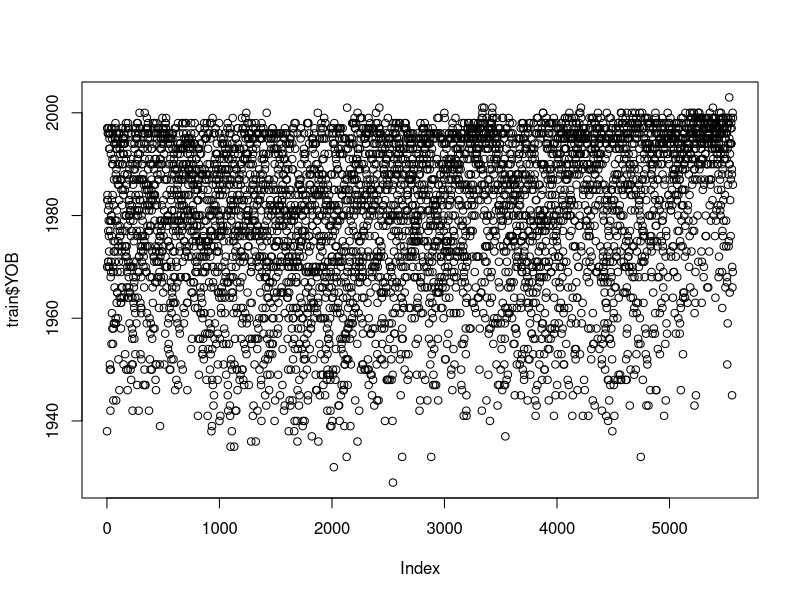
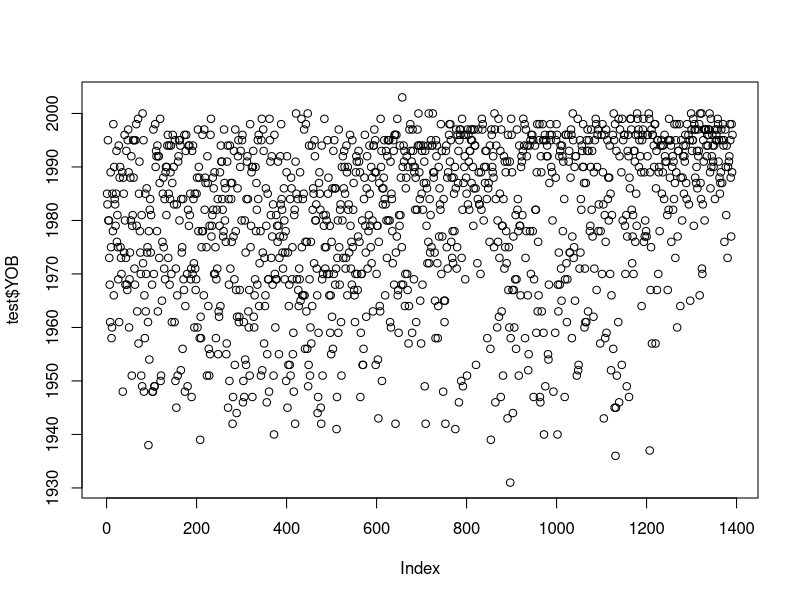

R code for these plots, in order: (Note: a time limit stopped this script after it produced the figures.)
# Data importing with NA fields
train <- read.csv("train2016.csv", na.strings = c("", "NA"))
test <- read.csv("test2016.csv", na.strings = c("", "NA"))

# Baseline training set accuracy: 0.5299928
#table(train_label)
#(2951)/length(train_label)

# Looking at YOBs
mean(train$YOB, na.rm=TRUE)
mean(test$YOB, na.rm=TRUE)
median(train$YOB, na.rm=TRUE)
median(test$YOB, na.rm=TRUE)
train$YOB[train$YOB>2004 & !is.na(train$YOB)]
train$YOB[train$YOB<1901 & !is.na(train$YOB)]
test$YOB[test$YOB>2004 & !is.na(test$YOB)]
test$YOB[test$YOB<1901 & !is.na(test$YOB)]
# Looking at high-outliers for train$YOB
train[train$YOB>2004 & !is.na(train$YOB),]
# Looking at high-outliers for test$YOB: NONE
test[test$YOB>2004 & !is.na(test$YOB),]
# Will remove 4 high-outliers in train$YOB
train <- subset(train, train$YOB <= 2004 | is.na(train$YOB))
# Looking at low-outliers for train$YOB
train[train$YOB<1901 & !is.na(train$YOB),] 
# Looking at low-outliers for test$YOB
test[test$YOB<1901 & !is.na(test$YOB),]
# For train$YOB of < 1900 will be added 100
train$YOB[train$YOB < 1900 & !is.na(train$YOB)] <-
  train$YOB[train$YOB < 1900 & !is.na(train$YOB)] + 100
# for both train$YOB and test$YOB = 1900 will be assigned median values
median(subset(train$YOB, train$YOB != 1900), na.rm=TRUE) #1983
median(subset(test$YOB, test$YOB != 1900), na.rm=TRUE) # 1984
# will assign 1984 for both sets
train$YOB[train$YOB == 1900 & !is.na(train$YOB)] <- 1984
test$YOB[test$YOB == 1900 & !is.na(test$YOB)] <- 1984
# turn out there is one 1901 for train$YOB...  will assign median value again.
train$YOB[train$YOB == 1901 & !is.na(train$YOB)] <- 1984
# Checking distribution 
plot(train$YOB)
plot(test$YOB)
# Distribution looks satisfactory.
train_label <- train$Party
train$Party <- NULL
# This will be saved as "YOB-Outliers-removed-with-NA.RData".

# I will now create a factor variable AgeGroup for both data sets.
# combining both data: train(5564) & test(1392) total(6956)
data <- rbind(train, test)
# Creating AgeGroup
AgeGroup <- vector(mode="character", length=6956)
for(i in 1:6956){
  age <- 2016 - data$YOB[i]
  if(is.na(age)){
    AgeGroup[i] <- NA
  }
  else if(age < 18){
    AgeGroup[i] <- "Under18"
  }
  else if(age >= 18 & age < 25){
    AgeGroup[i] <- "18-24"
  }
  else if(age >= 25 & age < 35){
    AgeGroup[i] <- "25-34"
  }
  else if(age >= 35 & age < 45){
    AgeGroup[i] <- "35-44"
  }
  else if(age >= 45 & age < 55){
    AgeGroup[i] <- "45-54"
  }
  else if(age >= 55 & age < 65){
    AgeGroup[i] <- "55-64"
  }
  else if(age >= 65){
    AgeGroup[i] <- "Over65"
  }
}
rm(i, age)

# converting AgeGroup into an ordered factor variable
AgeGroup <- factor(AgeGroup, c("Under18","18-24","25-34","35-44","45-54",
                               "55-64","Over65"), ordered = TRUE)

# I will now reorder Income and EducationLevel ordred factor variables.
data$Income <- factor(data$Income, levels=c("under $25,000",
                                            "$25,001 - $50,000",
                                            "$50,000 - $74,999",
                                            "$75,000 - $100,000",
                                            "$100,001 - $150,000",
                                            "over $150,000"),
                      ordered = TRUE)

data$EducationLevel <- factor(data$EducationLevel, 
                              levels=c("Current K-12","High School Diploma",
                                       "Associate's Degree",
                                       "Current Undergraduate",
                                       "Bachelor's Degree",
                                       "Master's Degree","Doctoral Degree"),
                              ordered = TRUE)

# Let's remove YOB and replace it with AgeGroup.
data$YOB <- NULL
USER_ID <- data$USER_ID
data <- cbind(USER_ID, AgeGroup, data[,2:106])
rm(USER_ID, AgeGroup)

# Let's split data into train and test again
train <- data[1:5564,]
test <- data[5565:6956,]
rm(data)

# Will save the data at this point as "FullyFactorized-YOB-removed-with-NA.RData"

# Preparing data for imputation
data0 <- rbind(train, test)
USER_ID <- data0[,1]

# giving the missing data a look with Amelia package
# library(Amelia)
# missmap(data[2:107])
# There is inherent similarity in raggedness of both train and test data sets.
# What could this mean??? Image saved as: "DataMissingness.png"

# Well, I tried shuffling data and reverting back in "DataShuffling.R"
# Hopefully, this will help in Multiple Imputation process.
data <- data0
set.seed(666)
shuffled_USER_ID <- sample(USER_ID)
data <- data0[match(shuffled_USER_ID, data0$USER_ID),]
data <- data[2:107]

# Well, might as well give imputation another shot.
library(mice)
set.seed(666)
tempData <- mice(data, m=100, maxit=10)

# Creating all 100 MICE imputed datasets (This part is quick so won't be saved.)
# data_001 <- complete(tempData, 1)
# data_002 <- complete(tempData, 2)
# data_003 <- complete(tempData, 3)
# data_004 <- complete(tempData, 4)
# data_005 <- complete(tempData, 5)
# data_006 <- complete(tempData, 6)
# data_007 <- complete(tempData, 7)
# data_008 <- complete(tempData, 8)
# data_009 <- complete(tempData, 9)
# data_010 <- complete(tempData, 10)
# data_011 <- complete(tempData, 11)
# data_012 <- complete(tempData, 12)
# data_013 <- complete(tempData, 13)
# data_014 <- complete(tempData, 14)
# data_015 <- complete(tempData, 15)
# data_016 <- complete(tempData, 16)
# data_017 <- complete(tempData, 17)
# data_018 <- complete(tempData, 18)
# data_019 <- complete(tempData, 19)
# data_020 <- complete(tempData, 20)
# data_021 <- complete(tempData, 21)
# data_022 <- complete(tempData, 22)
# data_023 <- complete(tempData, 23)
# data_024 <- complete(tempData, 24)
# data_025 <- complete(tempData, 25)
# data_026 <- complete(tempData, 26)
# data_027 <- complete(tempData, 27)
# data_028 <- complete(tempData, 28)
# data_029 <- complete(tempData, 29)
# data_030 <- complete(tempData, 30)
# data_031 <- complete(tempData, 31)
# data_032 <- complete(tempData, 32)
# data_033 <- complete(tempData, 33)
# data_034 <- complete(tempData, 34)
# data_035 <- complete(tempData, 35)
# data_036 <- complete(tempData, 36)
# data_037 <- complete(tempData, 37)
# data_038 <- complete(tempData, 38)
# data_039 <- complete(tempData, 39)
# data_040 <- complete(tempData, 40)
# data_041 <- complete(tempData, 41)
# data_042 <- complete(tempData, 42)
# data_043 <- complete(tempData, 43)
# data_044 <- complete(tempData, 44)
# data_045 <- complete(tempData, 45)
# data_046 <- complete(tempData, 46)
# data_047 <- complete(tempData, 47)
# data_048 <- complete(tempData, 48)
# data_049 <- complete(tempData, 49)
# data_050 <- complete(tempData, 50)
# data_051 <- complete(tempData, 51)
# data_052 <- complete(tempData, 52)
# data_053 <- complete(tempData, 53)
# data_054 <- complete(tempData, 54)
# data_055 <- complete(tempData, 55)
# data_056 <- complete(tempData, 56)
# data_057 <- complete(tempData, 57)
# data_058 <- complete(tempData, 58)
# data_059 <- complete(tempData, 59)
# data_060 <- complete(tempData, 60)
# data_061 <- complete(tempData, 61)
# data_062 <- complete(tempData, 62)
# data_063 <- complete(tempData, 63)
# data_064 <- complete(tempData, 64)
# data_065 <- complete(tempData, 65)
# data_066 <- complete(tempData, 66)
# data_067 <- complete(tempData, 67)
# data_068 <- complete(tempData, 68)
# data_069 <- complete(tempData, 69)
# data_070 <- complete(tempData, 70)
# data_071 <- complete(tempData, 71)
# data_072 <- complete(tempData, 72)
# data_073 <- complete(tempData, 73)
# data_074 <- complete(tempData, 74)
# data_075 <- complete(tempData, 75)
# data_076 <- complete(tempData, 76)
# data_077 <- complete(tempData, 77)
# data_078 <- complete(tempData, 78)
# data_079 <- complete(tempData, 79)
# data_080 <- complete(tempData, 80)
# data_081 <- complete(tempData, 81)
# data_082 <- complete(tempData, 82)
# data_083 <- complete(tempData, 83)
# data_084 <- complete(tempData, 84)
# data_085 <- complete(tempData, 85)
# data_086 <- complete(tempData, 86)
# data_087 <- complete(tempData, 87)
# data_088 <- complete(tempData, 88)
# data_089 <- complete(tempData, 89)
# data_090 <- complete(tempData, 90)
# data_091 <- complete(tempData, 91)
# data_092 <- complete(tempData, 92)
# data_093 <- complete(tempData, 93)
# data_094 <- complete(tempData, 94)
# data_095 <- complete(tempData, 95)
# data_096 <- complete(tempData, 96)
# data_097 <- complete(tempData, 97)
# data_098 <- complete(tempData, 98)
# data_099 <- complete(tempData, 99)
# data_100 <- complete(tempData, 100)

# Now I will consolidate 100 imputed data using the routine from
# "MergingImputedData.R" This routine requires nnet package for which.is.max
# used for tie-breaking. We will start by first making a copy of data, which
# is a copy of data0(unshuffled data) that has been shuffled according to
# shuffled_USER_ID.  This will have to be unshuffled after the following process.
library(nnet)
dataImputed <- data
# Below routine will loop through all of the unimputed data and fill in the NAs
# with majority vote result of all the imputed data to reduce variance.
features <- colnames(data)
for(i in features){
  for(j in 1:nrow(data)){
    featureLevels <- levels(data[i][,1])
    featureCount <- numeric(length=length(featureLevels))
    # cat(featureLevels, featureCount, "\n")
    if(is.na(data[i][j,1])){
      for(k in 1:length(featureLevels)){
        if(data_001[i][j,1] == featureLevels[k]){featureCount[k] <- 
          featureCount[k] + 1}
        if(data_002[i][j,1] == featureLevels[k]){featureCount[k] <- 
          featureCount[k] + 1}
        if(data_003[i][j,1] == featureLevels[k]){featureCount[k] <- 
          featureCount[k] + 1}
        if(data_004[i][j,1] == featureLevels[k]){featureCount[k] <- 
          featureCount[k] + 1}
        if(data_005[i][j,1] == featureLevels[k]){featureCount[k] <- 
          featureCount[k] + 1}
        if(data_006[i][j,1] == featureLevels[k]){featureCount[k] <- 
          featureCount[k] + 1}
        if(data_007[i][j,1] == featureLevels[k]){featureCount[k] <- 
          featureCount[k] + 1}
        if(data_008[i][j,1] == featureLevels[k]){featureCount[k] <- 
          featureCount[k] + 1}
        if(data_009[i][j,1] == featureLevels[k]){featureCount[k] <- 
          featureCount[k] + 1}
        if(data_010[i][j,1] == featureLevels[k]){featureCount[k] <- 
          featureCount[k] + 1}
        if(data_011[i][j,1] == featureLevels[k]){featureCount[k] <- 
          featureCount[k] + 1}
        if(data_012[i][j,1] == featureLevels[k]){featureCount[k] <- 
          featureCount[k] + 1}
        if(data_013[i][j,1] == featureLevels[k]){featureCount[k] <- 
          featureCount[k] + 1}
        if(data_014[i][j,1] == featureLevels[k]){featureCount[k] <- 
          featureCount[k] + 1}
        if(data_015[i][j,1] == featureLevels[k]){featureCount[k] <- 
          featureCount[k] + 1}
        if(data_016[i][j,1] == featureLevels[k]){featureCount[k] <- 
          featureCount[k] + 1}
        if(data_017[i][j,1] == featureLevels[k]){featureCount[k] <- 
          featureCount[k] + 1}
        if(data_018[i][j,1] == featureLevels[k]){featureCount[k] <- 
          featureCount[k] + 1}
        if(data_019[i][j,1] == featureLevels[k]){featureCount[k] <- 
          featureCount[k] + 1}
        if(data_020[i][j,1] == featureLevels[k]){featureCount[k] <- 
          featureCount[k] + 1}
        if(data_021[i][j,1] == featureLevels[k]){featureCount[k] <- 
          featureCount[k] + 1}
        if(data_022[i][j,1] == featureLevels[k]){featureCount[k] <- 
          featureCount[k] + 1}
        if(data_023[i][j,1] == featureLevels[k]){featureCount[k] <- 
          featureCount[k] + 1}
        if(data_024[i][j,1] == featureLevels[k]){featureCount[k] <- 
          featureCount[k] + 1}
        if(data_025[i][j,1] == featureLevels[k]){featureCount[k] <- 
          featureCount[k] + 1}
        if(data_026[i][j,1] == featureLevels[k]){featureCount[k] <- 
          featureCount[k] + 1}
        if(data_027[i][j,1] == featureLevels[k]){featureCount[k] <- 
          featureCount[k] + 1}
        if(data_028[i][j,1] == featureLevels[k]){featureCount[k] <- 
          featureCount[k] + 1}
        if(data_029[i][j,1] == featureLevels[k]){featureCount[k] <- 
          featureCount[k] + 1}
        if(data_030[i][j,1] == featureLevels[k]){featureCount[k] <- 
          featureCount[k] + 1}
        if(data_031[i][j,1] == featureLevels[k]){featureCount[k] <- 
          featureCount[k] + 1}
        if(data_032[i][j,1] == featureLevels[k]){featureCount[k] <- 
          featureCount[k] + 1}
        if(data_033[i][j,1] == featureLevels[k]){featureCount[k] <- 
          featureCount[k] + 1}
        if(data_034[i][j,1] == featureLevels[k]){featureCount[k] <- 
          featureCount[k] + 1}
        if(data_035[i][j,1] == featureLevels[k]){featureCount[k] <- 
          featureCount[k] + 1}
        if(data_036[i][j,1] == featureLevels[k]){featureCount[k] <- 
          featureCount[k] + 1}
        if(data_037[i][j,1] == featureLevels[k]){featureCount[k] <- 
          featureCount[k] + 1}
        if(data_038[i][j,1] == featureLevels[k]){featureCount[k] <- 
          featureCount[k] + 1}
        if(data_039[i][j,1] == featureLevels[k]){featureCount[k] <- 
          featureCount[k] + 1}
        if(data_040[i][j,1] == featureLevels[k]){featureCount[k] <- 
          featureCount[k] + 1}
        if(data_041[i][j,1] == featureLevels[k]){featureCount[k] <- 
          featureCount[k] + 1}
        if(data_042[i][j,1] == featureLevels[k]){featureCount[k] <- 
          featureCount[k] + 1}
        if(data_043[i][j,1] == featureLevels[k]){featureCount[k] <- 
          featureCount[k] + 1}
        if(data_044[i][j,1] == featureLevels[k]){featureCount[k] <- 
          featureCount[k] + 1}
        if(data_045[i][j,1] == featureLevels[k]){featureCount[k] <- 
          featureCount[k] + 1}
        if(data_046[i][j,1] == featureLevels[k]){featureCount[k] <- 
          featureCount[k] + 1}
        if(data_047[i][j,1] == featureLevels[k]){featureCount[k] <- 
          featureCount[k] + 1}
        if(data_048[i][j,1] == featureLevels[k]){featureCount[k] <- 
          featureCount[k] + 1}
        if(data_049[i][j,1] == featureLevels[k]){featureCount[k] <- 
          featureCount[k] + 1}
        if(data_050[i][j,1] == featureLevels[k]){featureCount[k] <- 
          featureCount[k] + 1}
        if(data_051[i][j,1] == featureLevels[k]){featureCount[k] <- 
          featureCount[k] + 1}
        if(data_052[i][j,1] == featureLevels[k]){featureCount[k] <- 
          featureCount[k] + 1}
        if(data_053[i][j,1] == featureLevels[k]){featureCount[k] <- 
          featureCount[k] + 1}
        if(data_054[i][j,1] == featureLevels[k]){featureCount[k] <- 
          featureCount[k] + 1}
        if(data_055[i][j,1] == featureLevels[k]){featureCount[k] <- 
          featureCount[k] + 1}
        if(data_056[i][j,1] == featureLevels[k]){featureCount[k] <- 
          featureCount[k] + 1}
        if(data_057[i][j,1] == featureLevels[k]){featureCount[k] <- 
          featureCount[k] + 1}
        if(data_058[i][j,1] == featureLevels[k]){featureCount[k] <- 
          featureCount[k] + 1}
        if(data_059[i][j,1] == featureLevels[k]){featureCount[k] <- 
          featureCount[k] + 1}
        if(data_060[i][j,1] == featureLevels[k]){featureCount[k] <- 
          featureCount[k] + 1}
        if(data_061[i][j,1] == featureLevels[k]){featureCount[k] <- 
          featureCount[k] + 1}
        if(data_062[i][j,1] == featureLevels[k]){featureCount[k] <- 
          featureCount[k] + 1}
        if(data_063[i][j,1] == featureLevels[k]){featureCount[k] <- 
          featureCount[k] + 1}
        if(data_064[i][j,1] == featureLevels[k]){featureCount[k] <- 
          featureCount[k] + 1}
        if(data_065[i][j,1] == featureLevels[k]){featureCount[k] <- 
          featureCount[k] + 1}
        if(data_066[i][j,1] == featureLevels[k]){featureCount[k] <- 
          featureCount[k] + 1}
        if(data_067[i][j,1] == featureLevels[k]){featureCount[k] <- 
          featureCount[k] + 1}
        if(data_068[i][j,1] == featureLevels[k]){featureCount[k] <- 
          featureCount[k] + 1}
        if(data_069[i][j,1] == featureLevels[k]){featureCount[k] <- 
          featureCount[k] + 1}
        if(data_070[i][j,1] == featureLevels[k]){featureCount[k] <- 
          featureCount[k] + 1}
        if(data_071[i][j,1] == featureLevels[k]){featureCount[k] <- 
          featureCount[k] + 1}
        if(data_072[i][j,1] == featureLevels[k]){featureCount[k] <- 
          featureCount[k] + 1}
        if(data_073[i][j,1] == featureLevels[k]){featureCount[k] <- 
          featureCount[k] + 1}
        if(data_074[i][j,1] == featureLevels[k]){featureCount[k] <- 
          featureCount[k] + 1}
        if(data_075[i][j,1] == featureLevels[k]){featureCount[k] <- 
          featureCount[k] + 1}
        if(data_076[i][j,1] == featureLevels[k]){featureCount[k] <- 
          featureCount[k] + 1}
        if(data_077[i][j,1] == featureLevels[k]){featureCount[k] <- 
          featureCount[k] + 1}
        if(data_078[i][j,1] == featureLevels[k]){featureCount[k] <- 
          featureCount[k] + 1}
        if(data_079[i][j,1] == featureLevels[k]){featureCount[k] <- 
          featureCount[k] + 1}
        if(data_080[i][j,1] == featureLevels[k]){featureCount[k] <- 
          featureCount[k] + 1}
        if(data_081[i][j,1] == featureLevels[k]){featureCount[k] <- 
          featureCount[k] + 1}
        if(data_082[i][j,1] == featureLevels[k]){featureCount[k] <- 
          featureCount[k] + 1}
        if(data_083[i][j,1] == featureLevels[k]){featureCount[k] <- 
          featureCount[k] + 1}
        if(data_084[i][j,1] == featureLevels[k]){featureCount[k] <- 
          featureCount[k] + 1}
        if(data_085[i][j,1] == featureLevels[k]){featureCount[k] <- 
          featureCount[k] + 1}
        if(data_086[i][j,1] == featureLevels[k]){featureCount[k] <- 
          featureCount[k] + 1}
        if(data_087[i][j,1] == featureLevels[k]){featureCount[k] <- 
          featureCount[k] + 1}
        if(data_088[i][j,1] == featureLevels[k]){featureCount[k] <- 
          featureCount[k] + 1}
        if(data_089[i][j,1] == featureLevels[k]){featureCount[k] <- 
          featureCount[k] + 1}
        if(data_090[i][j,1] == featureLevels[k]){featureCount[k] <- 
          featureCount[k] + 1}
        if(data_091[i][j,1] == featureLevels[k]){featureCount[k] <- 
          featureCount[k] + 1}
        if(data_092[i][j,1] == featureLevels[k]){featureCount[k] <- 
          featureCount[k] + 1}
        if(data_093[i][j,1] == featureLevels[k]){featureCount[k] <- 
          featureCount[k] + 1}
        if(data_094[i][j,1] == featureLevels[k]){featureCount[k] <- 
          featureCount[k] + 1}
        if(data_095[i][j,1] == featureLevels[k]){featureCount[k] <- 
          featureCount[k] + 1}
        if(data_096[i][j,1] == featureLevels[k]){featureCount[k] <- 
          featureCount[k] + 1}
        if(data_097[i][j,1] == featureLevels[k]){featureCount[k] <- 
          featureCount[k] + 1}
        if(data_098[i][j,1] == featureLevels[k]){featureCount[k] <- 
          featureCount[k] + 1}
        if(data_099[i][j,1] == featureLevels[k]){featureCount[k] <- 
          featureCount[k] + 1}
        if(data_100[i][j,1] == featureLevels[k]){featureCount[k] <- 
          featureCount[k] + 1}
      }
      dataImputed[i][j,1] <- featureLevels[which.is.max(featureCount)]
      cat("Feature, ", i, " row, ", j, "has been assigned: ", 
          featureLevels[which.is.max(featureCount)], " by vote: ", 
          featureCount, "\n")
    }
  }
}

# Let's clean it up some.

# Quick way to delete 100 imputed datasets
for(i in 1:100){
  paddedInt <- sprintf("%03d", i)
  outString <- paste("data_", paddedInt, sep="")
  rm(list = outString)
}

# rest of useless variables
rm(features, featureLevels, featureCount, i, j, k, outString, paddedInt)

# Now, it's time to unshuffle the data.
data <- cbind(shuffled_USER_ID, dataImputed)
data <- data[match(USER_ID, data$shuffled_USER_ID),]
data <- data[,2:107]
data <- cbind(USER_ID, data)

# Let's save this data as: "FullData-Imputation-YOB.RData"

# Ok, everything is in order, let's create a dataset for use with analysis.
train <- data[1:5564,]
test <- data[5565:6956,]

# cleaning up the rest of stuff.
rm(data, data0, dataImputed, shuffled_USER_ID, tempData, USER_ID)

# Ok, so it looks like there is a benefit to turning the data into several
# different formats for use later.
data <- rbind(train, test)
USER_ID <- data$USER_ID
data$USER_ID <- NULL
demographics <- data[,1:5]
questionaire <- data[,6:106]

# First thing I am going to do is to turn it into a matrix.
data[,2] <- as.integer(as.integer(data[,2]) - 1)
for(i in 6:106){
  data[,i] <- as.integer(as.integer(data[,i]) - 1)
}
dataM <- data.matrix(data)
trainM <- dataM[1:5564,]
testM <- dataM[5565:6956,]

# Ok, now Let me dummify the data so to speak... by expressing factor levels as
# new features.
library(caret)
demographics$AgeGroup <- factor(demographics$AgeGroup, ordered=FALSE)
demographics$Income <- factor(demographics$Income, ordered=FALSE)
demographics$EducationLevel <- factor(demographics$EducationLevel, ordered=FALSE)
dmy <- dummyVars("~.", data=demographics, fullRank=FALSE)
demoD <- as.data.frame(predict(dmy, demographics))
demoD$Gender.Female <- NULL
dmy <- dummyVars("~.",data=questionaire, fullRank=TRUE)
questD <- as.data.frame(predict(dmy,questionaire))
dataD <- cbind(demoD, questD)
for(i in 1:128){
  dataD[,i] <- as.integer(dataD[,i])
}
trainDF <- dataD[1:5564,]
testDF <- dataD[5565:6956,]

# Well, back to cleaning up again...
rm(data, dataM, dataD, demoD, demographics, questD, questionaire, dmy, i)

# Great! Now I have data ready for anaysis: "Data-for-Analysis.RData"
